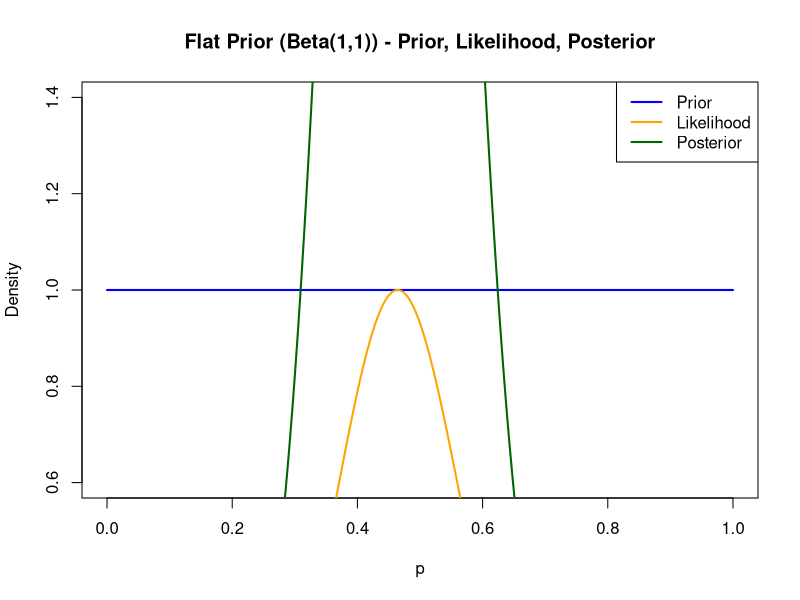
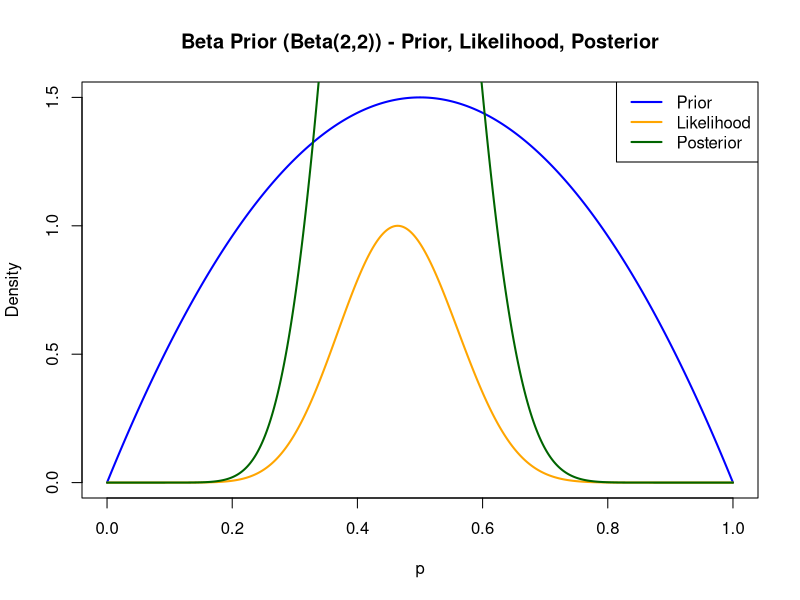
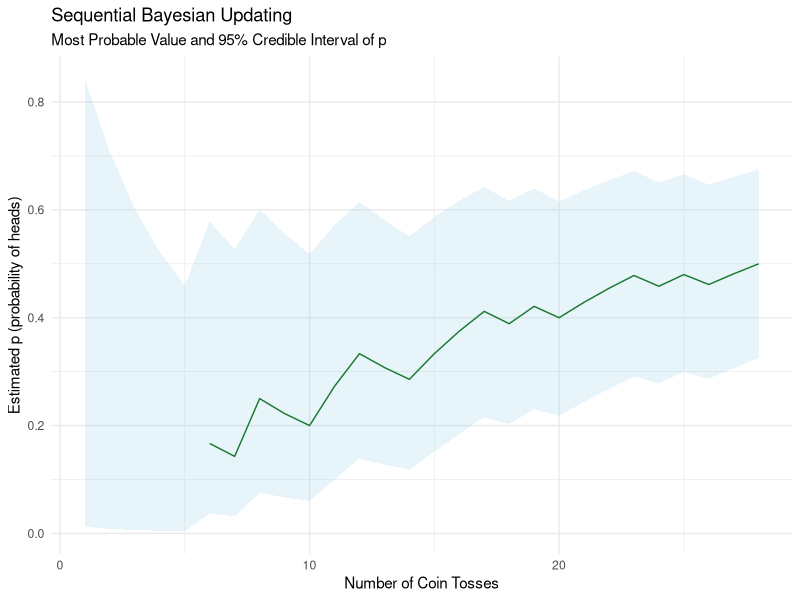

These figures' R source, in order:
library(ggplot2)
library(dplyr)
# Part a
n <- 28
r <- 13
p_vals <- seq(0,1, length.out = 1000)

prior_unif <- dbeta(p_vals, shape1= 1, shape2=1)
prior_beta <- dbeta(p_vals, shape1= 2, shape2=2)

likelihood <- dbinom(r, size=n, prob=p_vals)
likelihood <- likelihood/max(likelihood) #normalizing

post_unif <- dbeta(p_vals, shape1= 1 + r, shape2= 1 + n - r)
post_beta <- dbeta(p_vals, shape1= 2 + r, shape2= 2 + n - r)

#par(mfrow=c(2, 1))

#flat prior
plot(p_vals, prior_unif, type="l", col="blue", lwd=2, ylab = "Density", xlab = "p", main = "Flat Prior (Beta(1,1)) - Prior, Likelihood, Posterior")
lines(p_vals, likelihood, col= "orange", lwd=2)
lines(p_vals, post_unif, col= "darkgreen", lwd= 2)
legend("topright", legend=c("Prior", "Likelihood", "Posterior"), col=c("blue", "orange", "darkgreen"), lwd=2)
#informative prior
plot(p_vals, prior_beta, type="l", col="blue", lwd=2, ylab = "Density", xlab = "p", main = "Beta Prior (Beta(2,2)) - Prior, Likelihood, Posterior")
lines(p_vals, likelihood, col= "orange", lwd=2)
lines(p_vals, post_beta, col= "darkgreen", lwd=2)
legend("topright", legend = c("Prior", "Likelihood", "Posterior"), col=c("blue", "orange", "darkgreen"), lwd=2)

# Part b
mode_unif <- (1 + r - 1)/(1 + r + 1 + n - r - 2)
ci_unif <- qbeta(c(0.025, 0.975), shape1 = 1+r, shape2= 1+n-r)

mode_beta <- (2 + r - 1)/(2+r + 2+n-r - 2)
ci_beta <- qbeta(c(0.025, 0.975), shape1= 2+r, shape2= 2+n-r)

cat("Flat Prior (Beta(1,1)) → Posterior Beta(14,16)\n")
cat("  Mode (Most Probable p):", mode_unif,"\n")
cat("  95% Credible Interval:", ci_unif[1], ci_unif[2], "\n")

cat("Beta Prior (Beta(2,2)) → Posterior Beta(15,17)\n")
cat("  Mode (Most Probable p):", mode_beta, "\n")
cat("  95% Credible Interval:", ci_beta[1], ci_beta[2], "\n")

# Part c
flips <- c(0, 0, 0, 0, 0, 1, 0, 1, 0, 0, 1, 1, 0, 0, 1, 1, 1, 0, 1, 0, 1, 1, 1, 0, 1, 0, 1, 1)
# starting from prior
a <- 1 #number of heads
b <- 1 #number of tails

result <- data.frame(trial = 1:length(flips), heads = NA, tails = NA, mode= NA, ci_low= NA, ci_high= NA)

for (i in 1:length(flips)) {
  a <- a + flips[i]
  b <- b + (1 - flips[i])
  result$heads[i] <- a - 1
  result$tails[i] <- b - 1
  if (a > 1 && b > 1) {
    result$mode[i] <- (a-1)/(a+b-2) 
  } else {
    result$mode[i] <- NA
  }
  result$ci_low[i] <- qbeta(0.025, shape1=a, shape2=b)
  result$ci_high[i] <- qbeta(0.975, shape1=a, shape2=b)
}

ggplot(result, aes(x=trial)) + geom_line(aes(y=mode), color = "darkgreen", na.rm = TRUE) +
  geom_ribbon(aes(ymin=ci_low, ymax=ci_high), alpha = 0.2, fill = "skyblue") +
  labs(title = "Sequential Bayesian Updating",
       subtitle = "Most Probable Value and 95% Credible Interval of p",
       x = "Number of Coin Tosses", y = "Estimated p (probability of heads)") +
  theme_minimal()

# Part d
posterior_batch <- dbeta(seq(0,1,length.out=1000), 14, 16)

a_seq <- 14  # 1 + 13 heads
b_seq <- 16  # 1 + 15 tails
posterior_seq <- dbeta(seq(0,1,length.out=1000), a_seq, b_seq)

all.equal(posterior_batch, posterior_seq)
cat("No, we do not get a different result.
In Bayesian inference using conjugate priors (like the Beta-Binomial model), updating the posterior sequentially or all at once produces the same final posterior distribution.
In both cases, starting from a Beta(1,1) prior and observing 13 heads and 15 tails leads to the posterior Beta(14,16).")